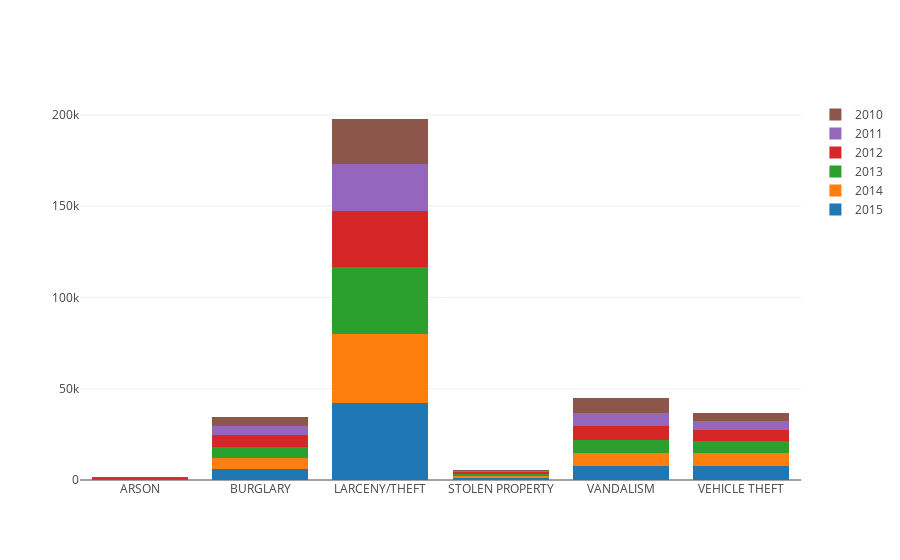

The notebook cell saved with this chart:
### Markdown cell above
2005 saw highest number of vehicle thefts. Larceny/Theft cases are gradually increasing every year. Arson and vandalism cases are almost constant across years.   
### Stacked Bar Chart

### Code cell
trace1 = go.Bar(
    x=cat_crime.loc[cat_crime['Year'] == '2015']['Category'],
    y=cat_crime.loc[cat_crime['Year'] == '2015']['IncidntNum_Count'],
    name='2015'
)
trace2 = go.Bar(
    x=cat_crime.loc[cat_crime['Year'] == '2014']['Category'],
    y=cat_crime.loc[cat_crime['Year'] == '2014']['IncidntNum_Count'],
    name='2014'
)

trace3 = go.Bar(
    x=cat_crime.loc[cat_crime['Year'] == '2013']['Category'],
    y=cat_crime.loc[cat_crime['Year'] == '2013']['IncidntNum_Count'],
    name='2013'
)
trace4 = go.Bar(
    x=cat_crime.loc[cat_crime['Year'] == '2012']['Category'],
    y=cat_crime.loc[cat_crime['Year'] == '2012']['IncidntNum_Count'],
    name='2012'
)

trace5 = go.Bar(
    x=cat_crime.loc[cat_crime['Year'] == '2011']['Category'],
    y=cat_crime.loc[cat_crime['Year'] == '2011']['IncidntNum_Count'],
    name='2011'
)
trace6 = go.Bar(
    x=cat_crime.loc[cat_crime['Year'] == '2010']['Category'],
    y=cat_crime.loc[cat_crime['Year'] == '2010']['IncidntNum_Count'],
    name='2010'
)

data = [trace1, trace2, trace3, trace4, trace5, trace6]
layout = go.Layout(
    barmode='stack'
)

fig = go.Figure(data=data, layout=layout)
iplot(fig, filename='stacked-bar')

### Figure 1 — Plotly figure (JSON) as saved in the notebook; plotly's stock layout.template omitted (floating-point values rounded to 4 significant figures)
{"data": [{"name": "2015", "type": "bar", "x": ["ARSON", "BURGLARY", "LARCENY/THEFT", "STOLEN PROPERTY", "VANDALISM", "VEHICLE THEFT"], "y": [311, 5931, 42068, 959, 7675, 7943]}, {"name": "2014", "type": "bar", "x": ["ARSON", "BURGLARY", "LARCENY/THEFT", "STOLEN PROPERTY", "VANDALISM", "VEHICLE THEFT"], "y": [253, 6066, 38003, 1084, 7165, 7108]}, {"name": "2013", "type": "bar", "x": ["ARSON", "BURGLARY", "LARCENY/THEFT", "STOLEN PROPERTY", "VANDALISM", "VEHICLE THEFT"], "y": [248, 6195, 36412, 1224, 6921, 6241]}, {"name": "2012", "type": "bar", "x": ["ARSON", "BURGLARY", "LARCENY/THEFT", "STOLEN PROPERTY", "VANDALISM", "VEHICLE THEFT"], "y": [237, 6243, 30976, 932, 7808, 6183]}, {"name": "2011", "type": "bar", "x": ["ARSON", "BURGLARY", "LARCENY/THEFT", "STOLEN PROPERTY", "VANDALISM", "VEHICLE THEFT"], "y": [203, 4987, 25905, 785, 7243, 4762]}, {"name": "2010", "type": "bar", "x": ["ARSON", "BURGLARY", "LARCENY/THEFT", "STOLEN PROPERTY", "VANDALISM", "VEHICLE THEFT"], "y": [209, 4966, 24446, 680, 7934, 4346]}], "layout": {"barmode": "stack"}}
